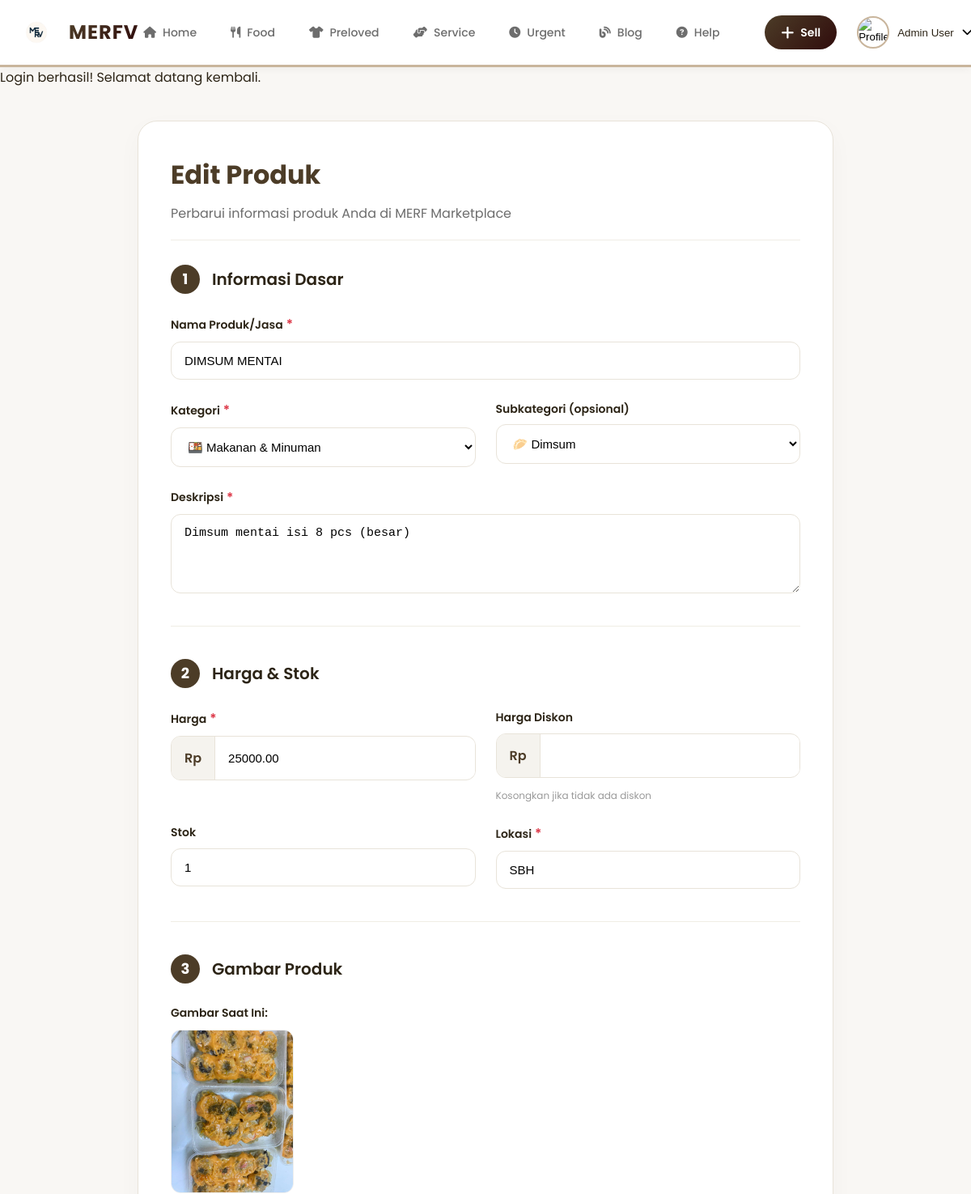
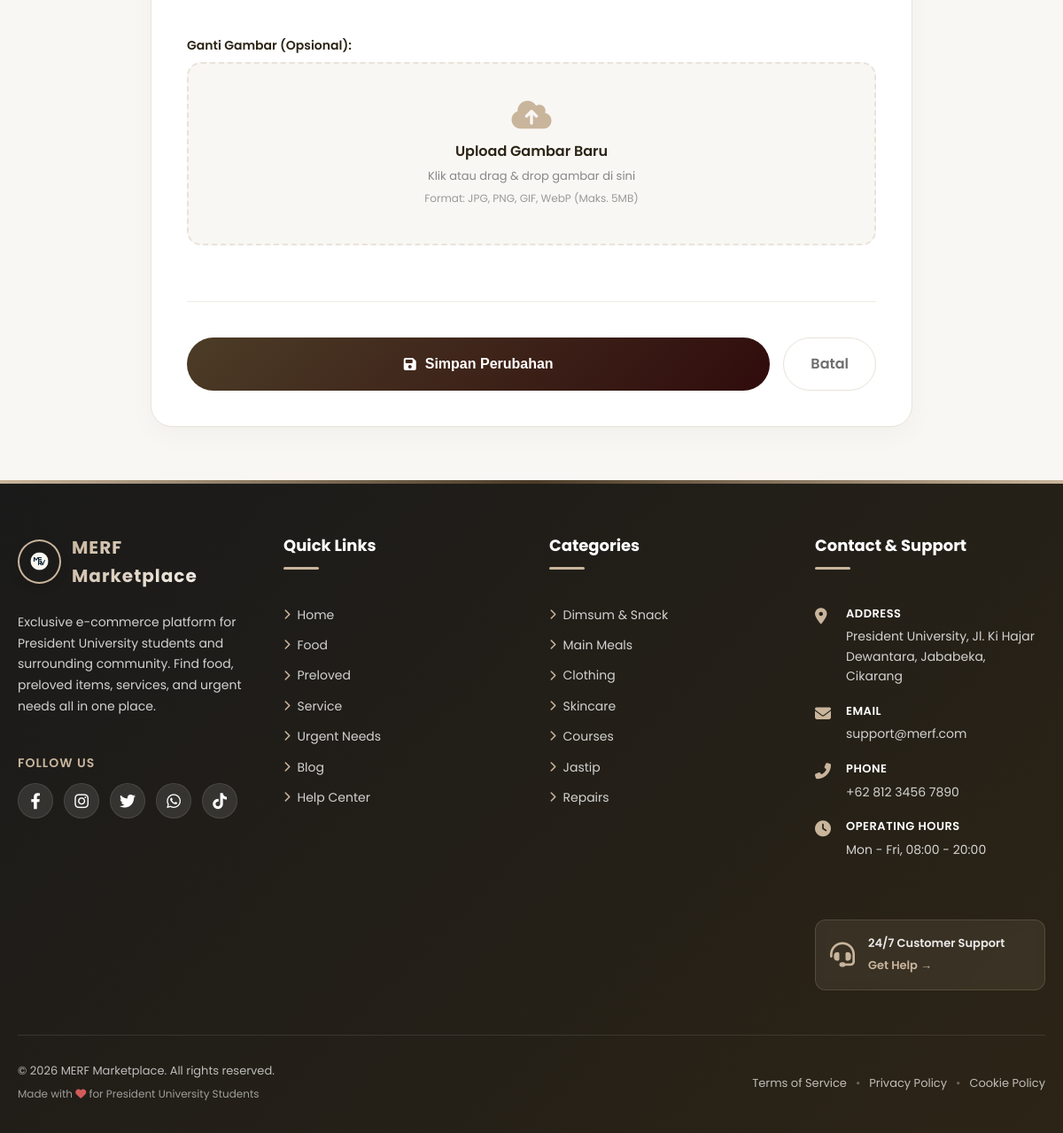
Screenshot of /pages/edit-product.php?id=1 (signed in) with the database file from the repository (2 pictures, top to bottom).
### tables this page shows
CREATE TABLE `products` (
  `product_id` int(11) NOT NULL,
  `seller_id` int(11) NOT NULL,
  `name` varchar(200) NOT NULL,
  `category` enum('food','preloved','service','urgent') NOT NULL,
  `subcategory` varchar(50) DEFAULT NULL,
  `description` text NOT NULL,
  `price` decimal(10,2) NOT NULL,
  `discounted_price` decimal(10,2) DEFAULT NULL,
  `quantity` int(11) DEFAULT 1,
  `image` varchar(255) NOT NULL,
  `location` varchar(100) DEFAULT 'SBH',
  `is_available` tinyint(1) DEFAULT 1,
  `delivery_option` enum('pickup','delivery','both') DEFAULT 'both',
  `delivery_fee` decimal(10,2) DEFAULT 0.00,
  `avg_rating` decimal(3,2) DEFAULT 0.00,
  `total_views` int(11) DEFAULT 0,
  `total_likes` int(11) DEFAULT 0,
  `created_at` timestamp NOT NULL DEFAULT current_timestamp(),
  `updated_at` timestamp NOT NULL DEFAULT current_timestamp() ON UPDATE current_timestamp()
);

### pages/edit-product.php (the view, shortened to what this page needs)
<?php
require_once '../config.php';
$product_id = isset($_GET['id']) ? intval($_GET['id']) : 0;
$stmt = $pdo->prepare("SELECT * FROM products WHERE product_id = ?");
$stmt->execute([$product_id]);
$product = $stmt->fetch();
include '../header.php';
?>
<div class="edit-container">
    <div class="edit-card">
        <div class="edit-header">
            <h1>Edit Produk</h1>
            <p>Perbarui informasi produk Anda di MERF Marketplace</p>
        </div>
        <form method="POST" enctype="multipart/form-data">
            <div class="form-section">
                <div class="section-header">
                    <div class="section-number">1</div>
                    <h3>Informasi Dasar</h3>
                </div>
                <div class="form-grid">
                    <div class="form-group full-width">
                        <label>Nama Produk/Jasa <span class="required">*</span></label>
                        <input type="text" name="name" value="<?php echo htmlspecialchars($product['name']); ?>" required>
                    </div>
                    <div class="form-group">
                        <label>Kategori <span class="required">*</span></label>
                        <select name="category" id="categorySelect" required>
                            <option value="food" <?php echo $product['category'] == 'food' ? 'selected' : ''; ?>>🍱 Makanan & Minuman</option>
                        </select>
                    </div>
                    <div class="form-group">
                        <label>Subkategori (opsional)</label>
                        <select name="subcategory" id="subcategorySelect">
                            <option value="<?php echo htmlspecialchars($product['subcategory'] ?? ''); ?>" selected>
                                <?php echo htmlspecialchars(ucfirst($product['subcategory'] ?? 'Pilih Subkategori')); ?>
                            </option>
                        </select>
                    </div>
                    <div class="form-group full-width">
                        <label>Deskripsi <span class="required">*</span></label>
                        <textarea name="description" rows="4" required><?php echo htmlspecialchars($product['description']); ?></textarea>
                    </div>
                </div>
            </div>
            <div class="form-section">
                <div class="section-header">
                    <div class="section-number">2</div>
                    <h3>Harga & Stok</h3>
                </div>
                <div class="form-grid">
                    <div class="form-group">
                        <label>Harga <span class="required">*</span></label>
                        <div class="price-input">
                            <span class="currency">Rp</span>
                            <input type="number" name="price" value="<?php echo htmlspecialchars($product['price']); ?>" min="0" step="1000" required>
                        </div>
                    </div>
                    <div class="form-group">
                        <label>Harga Diskon</label>
                        <div class="price-input">
                            <span class="currency">Rp</span>
                            <input type="number" name="discounted_price" value="<?php echo htmlspecialchars($product['discounted_price'] ?? ''); ?>" min="0" step="1000">
                        </div>
                        <small class="help-text">Kosongkan jika tidak ada diskon</small>
                    </div>
                    <div class="form-group">
                        <label>Stok</label>
                        <input type="number" name="stock" value="<?php echo htmlspecialchars($product['quantity'] ?? 1); ?>" min="1">
                    </div>
                    <div class="form-group">
                        <label>Lokasi <span class="required">*</span></label>
                        <input type="text" name="location" value="<?php echo htmlspecialchars($product['location'] ?? ''); ?>" required>
                    </div>
                </div>
            </div>
            <div class="form-section">
                <div class="section-header">
                    <div class="section-number">3</div>
                    <h3>Gambar Produk</h3>
                </div>
                <div class="form-group full-width">
                    <?php if(!empty($product['image'])): ?>
                    <div>
                        <label style="margin-bottom: 10px;">Gambar Saat Ini:</label>
                        <div class="current-image-preview">
                            <img src="../<?php echo UPLOAD_PATH . $product['image']; ?>" alt="Current Image">
                        </div>
                    </div>
                    <?php endif; ?>
                    <label style="margin-top: 10px;">Ganti Gambar (Opsional):</label>
                    <div class="image-upload-area" id="imageUploadArea">
                        <div class="upload-prompt">
                            <i class="fas fa-cloud-upload-alt"></i>
                            <h4>Upload Gambar Baru</h4>
                            <p>Klik atau drag & drop gambar di sini</p>
                            <span class="upload-hint" style="font-size: 12px; color: #999;">Format: JPG, PNG, GIF, WebP (Maks. 5MB)</span>
                        </div>
                    </div>
                </div>
            </div>
            <div class="form-actions">
                <button type="submit" class="btn-submit">
                    <i class="fas fa-save"></i> Simpan Perubahan
                </button>
                <a href="seller-dashboard.php" class="btn-cancel">Batal</a>
            </div>
        </form>
    </div>
</div>
<?php include '../footer.php'; ?>

### assets/css/style.css (style rules this page uses)
:root { --primary: #4C3C27; --secondary: #C9B59C; --accent: #300C0C; --bg-light: #FFFEFC; --bg-card: #FFFFFF; --bg-hover: #F5F3EE; --text-dark: #2C2416; --text-light: #6D6D6D; --text-muted: #8E8E8E; --border: #E8E3D9; --border-light: #F0EDE5; --success: #28A745; --warning: #FFC107; --danger: #DC3545; --info: #17A2B8; --shadow-sm: 0 2px 8px rgba(76,60,39,0.08); --shadow-md: 0 4px 16px rgba(76,60,39,0.12); --shadow-lg: 0 8px 24px rgba(76,60,39,0.15); --radius-sm: 8px; --radius-md: 12px; --radius-lg: 20px; --radius-xl: 30px; --radius-full: 50%; --transition: 0.3s ease; --header-z: 9999; --dropdown-z: 10000; --mobile-z: 10001; --content-z: 1; }
* { margin: 0; padding: 0; box-sizing: border-box; }
html, body { width: 100%; max-width: 100%; overflow-x: hidden; font-family: 'Poppins', sans-serif; background: var(--bg-light); color: var(--text-dark); line-height: 1.6; }
a { text-decoration: none; color: inherit; transition: var(--transition); }
img { max-width: 100%; height: auto; display: block; }

### assets/css/food.css (style rules this page uses)
* { margin: 0; padding: 0; box-sizing: border-box; }
body { font-family: 'Poppins', sans-serif; background: #F9F7F4; color: #2C2416; }

### pages/edit-product.php (style rules this page uses)
.edit-container { max-width: 900px; margin: 40px auto; padding: 0 20px; }
.edit-card { background: white; border-radius: 24px; padding: 40px; border: 1px solid #E8E3D9; box-shadow: 0 10px 30px rgba(0,0,0,0.03); }
.edit-header { text-align: left; margin-bottom: 30px; padding-bottom: 20px; border-bottom: 1px solid #F0EDE5; }
.edit-header h1 { font-size: 32px; font-weight: 700; color: #4C3C27; margin-top: 0; margin-bottom: 10px; }
.edit-header p { color: #6D6D6D; font-size: 16px; margin: 0; }
.form-section { margin-bottom: 40px; padding-bottom: 40px; border-bottom: 1px solid #F0EDE5; }
.section-header { display: flex; align-items: center; gap: 15px; margin-bottom: 25px; }
.section-number { width: 36px; height: 36px; border-radius: 50%; background: #4C3C27; color: white; display: flex; align-items: center; justify-content: center; font-weight: 700; font-size: 18px; }
.section-header h3 { font-size: 20px; font-weight: 600; color: #2C2416; margin: 0; }
.form-grid { display: grid; grid-template-columns: repeat(2, 1fr); gap: 25px; }
.form-group { display: flex; flex-direction: column; gap: 8px; }
.form-group.full-width { grid-column: span 2; }
label { font-size: 14px; font-weight: 600; color: #2C2416; display: flex; align-items: center; gap: 4px; }
.required { color: #DC3545; font-size: 16px; }
input, select, textarea { width: 100%; padding: 14px 16px; border: 1.5px solid #E8E3D9; border-radius: 12px; font-size: 15px; transition: all 0.3s; background: white; box-sizing: border-box; }
.price-input { display: flex; align-items: center; border: 1.5px solid #E8E3D9; border-radius: 12px; overflow: hidden; background: white; }
.currency { padding: 14px 16px; background: #F5F3EE; color: #4C3C27; font-weight: 600; border-right: 1.5px solid #E8E3D9; }
.price-input input { border: none; border-radius: 0; padding: 14px 16px; }
.help-text { font-size: 12px; color: #999; margin-top: 4px; }
.current-image-preview { margin-bottom: 15px; border-radius: 12px; overflow: hidden; border: 1px solid #eee; display: inline-block; }
.current-image-preview img { max-width: 200px; max-height: 200px; object-fit: cover; display: block; }
.image-upload-area { border: 2px dashed #E8E3D9; border-radius: 16px; padding: 40px; display: flex; flex-direction: column; align-items: center; justify-content: center; cursor: pointer; transition: all 0.3s; background: #F9F7F4; min-height: 150px; }
.upload-prompt { text-align: center; }
.upload-prompt i { font-size: 36px; color: #C9B59C; margin-bottom: 10px; }
.upload-prompt h4 { font-size: 16px; font-weight: 600; color: #2C2416; margin-bottom: 5px; }
.upload-prompt p { font-size: 13px; color: #888; margin: 0; }
.form-actions { display: flex; gap: 15px; margin-top: 30px; }
.btn-submit { flex: 1; background: linear-gradient(135deg, #4C3C27, #300C0C); color: white; border: none; padding: 16px 30px; border-radius: 40px; font-size: 16px; font-weight: 600; display: flex; align-items: center; justify-content: center; gap: 10px; cursor: pointer; transition: all 0.3s; }
.btn-cancel { padding: 16px 30px; border: 1.5px solid #E8E3D9; border-radius: 40px; color: #6D6D6D; text-decoration: none; font-weight: 600; transition: all 0.3s; background: white; display: flex; align-items: center; justify-content: center; }

### rows the page displays
products: name "DIMSUM MENTAI", category "🍱 Makanan & Minuman", description "Dimsum mentai isi 8 pcs (besar)", price "25000.00", stock "1", location "SBH", image (picture)

### other values shown
$userName "Admin User"
$_SESSION['success_message'] "Login berhasil! Selamat datang kembali."
